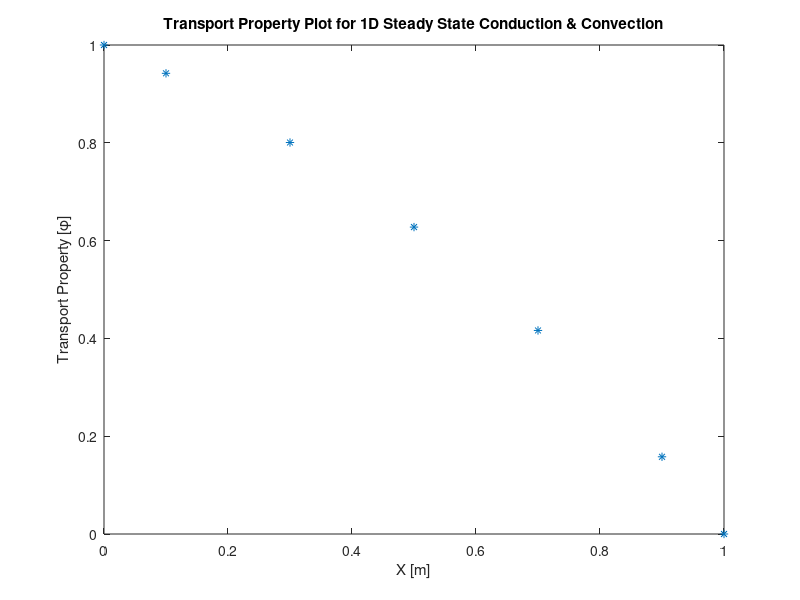

MATLAB code for this plot:
% Code for 1D steady-state diffusion and convection using FVM (CDS Scheme)

% Material properties and problem definition
rho = 1;           % Density (kg/m^3)
u = 0.1;          % Velocity (m/s)
K = 0.1;          % Diffusion coefficient (kg/m·s)
L = 1;            % Length of the 1D problem (m)
n = 5;            % Number of node points
dx = L / n;       % Distance between points (m)

% Boundary conditions
phi_a = 1;        % Transport property at point A
phi_b = 0;        % Transport property at point B

% Calculate flux and diffusion
F = rho * u;      % Flux
D = K / dx;       % Diffusion term

% Define nodal positions for FVM
fvm_x = dx/2:dx:(L - (dx/2)); % Nodal distance values
x = zeros(n + 2, 1);          % Matrix for x distances
x(2, 1) = dx / 2;             % First node point
x(end) = L;                   % Last element equals length L

% Populate nodal positions
for i = 3:n + 1
    x(i, 1) = x(i - 1, 1) + dx; % Array of nodal points
end

% Preallocate coefficient arrays
ap = zeros(n, 1);  % Coefficient for central nodes
aw = zeros(n, 1);  % Coefficient for west neighbors
ae = zeros(n, 1);  % Coefficient for east neighbors
su = zeros(n, 1);  % Source term coefficients
sp = zeros(n, 1);  % Pressure coefficient

% Calculate coefficients
for i = 2:n
    aw(i, 1) = D + (F / 2);            % Coefficient for west neighbors
end
for i = 1:n - 1
    ae(i, 1) = D - (F / 2);            % Coefficient for east neighbors
end
for i = 2:n - 1
    ap(i, 1) = (D + (F / 2)) + (D - (F / 2)); % Coefficient for central nodes
end

% Boundary conditions for coefficients
for i = 1:n
    if i == 1  % Node 1 (boundary condition at A)
        su(i, 1) = (2 * D + F) * phi_a;  % Source term at node 1
        sp(i, 1) = -(2 * D + F);          % Pressure coefficient at node 1
        ap(i, 1) = (D - (F / 2)) + (2 * D + F); % Coefficient for node 1
    elseif i == n  % Node n (boundary condition at B)
        su(i, 1) = (2 * D - F) * phi_b;  % Source term at node n
        sp(i, 1) = -(2 * D - F);          % Pressure coefficient at node n
        ap(i, 1) = (D + (F / 2)) + (2 * D - F); % Coefficient for node n
    end
end

% Solution using the Thomas Algorithm (TDMA)
S = zeros(n, n); % Coefficient matrix
X = zeros(n, 1); % Solution vector
B = zeros(n, 1); % Source vector
phi = zeros(n + 2, 1); % Solution for transport property
a = zeros(n - 1, 1); % Lower diagonal coefficients
b = zeros(n, 1);     % Main diagonal coefficients
c = zeros(n - 1, 1); % Upper diagonal coefficients
d = zeros(n, 1);     % Right-hand side vector

% Assign boundary values
phi(1) = phi_a; % Value at boundary A
phi(end) = phi_b; % Value at boundary B

% Construct the coefficient matrix S and source vector B
for i = 1:n
    if i == 1  % Node 1
        S(i, i) = (D - (F / 2)) + (2 * D + F); % Coefficient for node 1
        b(i, 1) = S(i, i);                    % Main diagonal at node 1
        B(i, 1) = su(i, 1);                   % Source term at node 1
        d(i, 1) = B(i, 1);                    % Right-hand side at node 1
    elseif i == n  % Node n
        S(i, i) = (D + (F / 2)) + (2 * D - F); % Coefficient for node n
        b(i, 1) = S(i, i);                    % Main diagonal at node n
        B(i, 1) = su(i, 1);                   % Source term at node n
        d(i, 1) = B(i, 1);                    % Right-hand side at node n
    end
end

% Fill in the coefficient matrix S
for i = 2:n - 1
    S(i, i) = (D + (F / 2)) + (D - (F / 2)); % Coefficient for nodes 2 to n-1
    b(i, 1) = S(i, i);                       % Main diagonal for nodes 2 to n-1
end
for i = 1:n - 1
    S(i, i + 1) = -(D - (F / 2));            % Coefficient for east neighbors
    c(i, 1) = S(i, i + 1);                   % Upper diagonal
    S(i + 1, i) = -(D + (F / 2));            % Coefficient for west neighbors
    a(i, 1) = S(i + 1, i);                   % Lower diagonal
end

% Thomas Algorithm implementation for TDMA
N = length(d); % Number of rows
c(1) = c(1) / b(1); % Division by zero risk
d(1) = d(1) / b(1); % Division by zero risk
for i = 2:N - 1
    temp = b(i) - a(i) * c(i - 1);
    c(i) = c(i) / temp;
    d(i) = (d(i) - a(i) * d(i - 1)) / temp;
end

% Back substitution to solve for X
d(N) = (d(N) - a(N - 1) * d(N - 1)) / (b(N) - a(N - 1) * c(N - 1));
X(N, 1) = d(N);
for i = N - 1:-1:1
    X(i, 1) = d(i, 1) - c(i, 1) * X(i + 1, 1);
end

% Assign solution to transport property array
for i = 1:n
    phi(i + 1, 1) = X(i, 1); % Fill phi array with the computed values
end

% Plotting results
figure(1)
plot(x, phi, '*')
title('Transport Property Plot for 1D Steady State Conduction & Convection')
xlabel('X [m]')
ylabel('Transport Property [\phi]')
